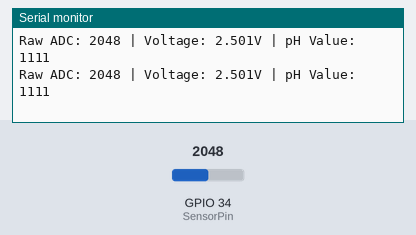
Recording of a sketch running on a simulated ESP32. Parts: the last lines printed to the serial monitor. The test bench sets the inputs (shaded band); at power-on: GPIO 34 (SensorPin) = 2048.

Above: at 1.2 s.
1.3 s: GPIO 34 (SensorPin) set to 2866
At 1.56 s:
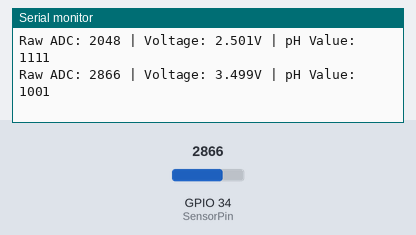
2.8 s: GPIO 34 (SensorPin) set to 3603
At 2.96 s:
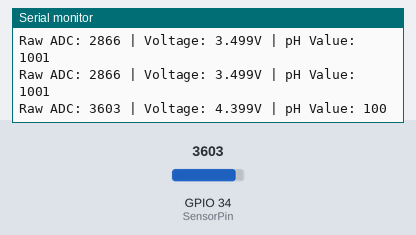
Timing chart, 0 to 5.8 s (numbered marks = the images above; inputs shaded):
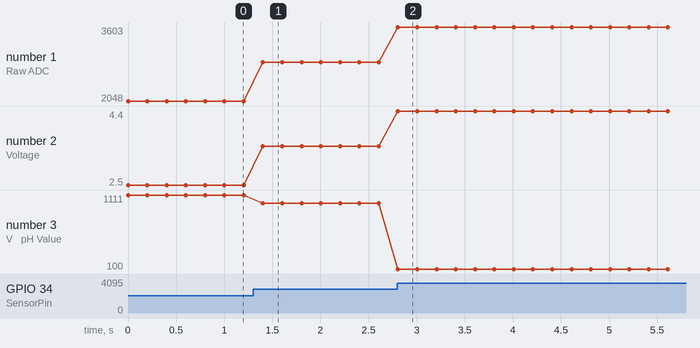

The sketch:

codethunghiemph.ino
```cpp
#define SensorPin 34  // Chân analog đọc tín hiệu từ cảm biến pH
float calibration_value = 21.34 - 0.7;  // Hiệu chỉnh giá trị pH nếu cần
int pHValue = 0;
float voltage = 0;
void setup() {
    Serial.begin(115200);
}

void loop() {
    int rawValue = analogRead(SensorPin);
    voltage = rawValue * 5 / 4095.0; //
    pHValue = -5.7 * voltage + calibration_value + 9.08;  //

    Serial.print("Raw ADC: ");
    Serial.print(rawValue);
    Serial.print(" | Voltage: ");
    Serial.print(voltage, 3);
    Serial.print("V | pH Value: ");
    Serial.println(pHValue, 2);

    delay(200);
}
```

Measured:
- after the input at 1.3 s, the serial monitor: prints a new line after 0.10 s (image 1)
- after the input at 2.8 s, the serial monitor: prints a new line at once (image 2)
- plotted number 1: 2048 → 2866 after the input at 1.3 s, 2866 → 3603 after the input at 2.8 s
- plotted number 2: 2.5 → 3.5 after the input at 1.3 s, 3.5 → 4.4 after the input at 2.8 s
- plotted number 3: 1111 → 1001 after the input at 1.3 s, 1001 → 100 after the input at 2.8 s
